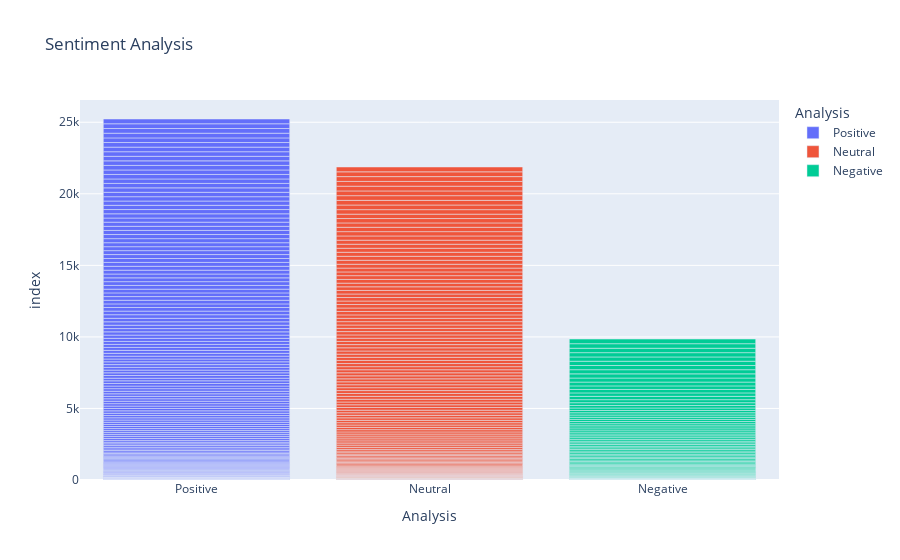

Source (notebook cell):
### Code cell
# sentiment bar chart
def getAnalysis(score):
    if score < 0:
        return 'Negative'
    elif score == 0:
        return 'Neutral'
    else:
        return 'Positive'
    
df['Analysis'] = df['Polarity'].apply(getAnalysis)

px.bar(df, x='Analysis', y=df.index, color='Analysis', title='Sentiment Analysis')

### Figure 1 — Plotly figure (JSON) as saved in the notebook; plotly's stock layout.template omitted (floating-point values rounded to 4 significant figures; data arrays with more than 128 entries replaced by an {"elided": "..."} marker saying what was removed)
{"data": [{"alignmentgroup": "True", "hovertemplate": "Analysis=%{x}<br>index=%{y}<extra></extra>", "legendgroup": "Positive", "marker": {"color": "#636efa", "pattern": {"shape": ""}}, "name": "Positive", "offsetgroup": "Positive", "orientation": "v", "showlegend": true, "textposition": "auto", "type": "bar", "x": {"elided": "146 str values"}, "xaxis": "x", "y": {"elided": "146 int values"}, "yaxis": "y"}, {"alignmentgroup": "True", "hovertemplate": "Analysis=%{x}<br>index=%{y}<extra></extra>", "legendgroup": "Neutral", "marker": {"color": "#EF553B", "pattern": {"shape": ""}}, "name": "Neutral", "offsetgroup": "Neutral", "orientation": "v", "showlegend": true, "textposition": "auto", "type": "bar", "x": ["Neutral", "Neutral", "Neutral", "Neutral", "Neutral", "Neutral", "Neutral", "Neutral", "Neutral", "Neutral", "Neutral", "Neutral", "Neutral", "Neutral", "Neutral", "Neutral", "Neutral", "Neutral", "Neutral", "Neutral", "Neutral", "Neutral", "Neutral", "Neutral", "Neutral", "Neutral", "Neutral", "Neutral", "Neutral", "Neutral", "Neutral", "Neutral", "Neutral", "Neutral", "Neutral", "Neutral", "Neutral", "Neutral", "Neutral", "Neutral", "Neutral", "Neutral", "Neutral", "Neutral", "Neutral", "Neutral", "Neutral", "Neutral", "Neutral", "Neutral", "Neutral", "Neutral", "Neutral", "Neutral", "Neutral", "Neutral", "Neutral", "Neutral", "Neutral", "Neutral", "Neutral", "Neutral", "Neutral", "Neutral", "Neutral", "Neutral", "Neutral", "Neutral", "Neutral", "Neutral", "Neutral", "Neutral", "Neutral", "Neutral", "Neutral", "Neutral", "Neutral", "Neutral", "Neutral", "Neutral", "Neutral", "Neutral", "Neutral", "Neutral", "Neutral", "Neutral", "Neutral", "Neutral", "Neutral", "Neutral", "Neutral", "Neutral", "Neutral", "Neutral", "Neutral", "Neutral", "Neutral", "Neutral", "Neutral", "Neutral", "Neutral", "Neutral", "Neutral", "Neutral", "Neutral", "Neutral", "Neutral", "Neutral", "Neutral", "Neutral", "Neutral", "Neutral", "Neutral", "Neutral", "Neutral", "Neutral", "Neutral", "Neutral", "Neutral"], "xaxis": "x", "y": [5, 18, 21, 27, 30, 32, 33, 34, 35, 37, 38, 42, 44, 46, 48, 51, 64, 68, 71, 72, 74, 78, 86, 88, 90, 91, 93, 95, 97, 98, 102, 104, 108, 126, 127, 128, 131, 132, 134, 135, 138, 141, 147, 158, 162, 163, 164, 165, 174, 175, 178, 183, 186, 190, 194, 195, 200, 201, 202, 203, 204, 205, 208, 210, 212, 214, 216, 217, 218, 219, 220, 221, 222, 223, 224, 226, 228, 230, 231, 232, 234, 236, 237, 239, 242, 243, 244, 245, 247, 248, 254, 257, 259, 262, 263, 267, 270, 277, 279, 280, 281, 282, 283, 294, 302, 304, 305, 306, 308, 314, 324, 325, 327, 331, 332, 333, 335, 336, 337], "yaxis": "y"}, {"alignmentgroup": "True", "hovertemplate": "Analysis=%{x}<br>index=%{y}<extra></extra>", "legendgroup": "Negative", "marker": {"color": "#00cc96", "pattern": {"shape": ""}}, "name": "Negative", "offsetgroup": "Negative", "orientation": "v", "showlegend": true, "textposition": "auto", "type": "bar", "x": ["Negative", "Negative", "Negative", "Negative", "Negative", "Negative", "Negative", "Negative", "Negative", "Negative", "Negative", "Negative", "Negative", "Negative", "Negative", "Negative", "Negative", "Negative", "Negative", "Negative", "Negative", "Negative", "Negative", "Negative", "Negative", "Negative", "Negative", "Negative", "Negative", "Negative", "Negative", "Negative", "Negative", "Negative", "Negative", "Negative", "Negative", "Negative", "Negative", "Negative", "Negative", "Negative", "Negative", "Negative", "Negative", "Negative", "Negative", "Negative", "Negative", "Negative", "Negative", "Negative", "Negative", "Negative", "Negative", "Negative", "Negative", "Negative", "Negative", "Negative", "Negative", "Negative", "Negative", "Negative", "Negative", "Negative", "Negative", "Negative", "Negative", "Negative", "Negative", "Negative", "Negative"], "xaxis": "x", "y": [7, 8, 14, 16, 17, 20, 24, 26, 29, 40, 45, 47, 52, 54, 57, 59, 61, 66, 69, 76, 77, 79, 80, 84, 92, 96, 99, 100, 101, 103, 105, 109, 110, 111, 114, 115, 116, 117, 121, 122, 123, 125, 129, 133, 143, 146, 148, 149, 150, 151, 152, 154, 157, 161, 173, 177, 192, 213, 233, 240, 241, 249, 265, 284, 291, 292, 293, 298, 299, 301, 309, 316, 326], "yaxis": "y"}], "layout": {"barmode": "relative", "legend": {"title": {"text": "Analysis"}, "tracegroupgap": 0}, "title": {"text": "Sentiment Analysis"}, "xaxis": {"anchor": "y", "categoryarray": ["Positive", "Neutral", "Negative"], "categoryorder": "array", "domain": [0, 1], "title": {"text": "Analysis"}}, "yaxis": {"anchor": "x", "domain": [0, 1], "title": {"text": "index"}}}}
